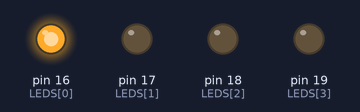
This sketch was run on a simulated Arduino Uno, built with avr-gcc and run on an emulated ATmega328P. Shown: output pins drawn as LEDs (lit = HIGH).

Above: at 0.15 s.
At 0.75 s:
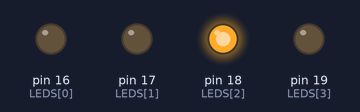
At 1.65 s:
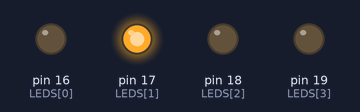
At 2.25 s:
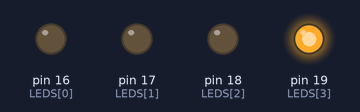
Timing chart, 0 to 3.0 s (numbered marks = the images above):
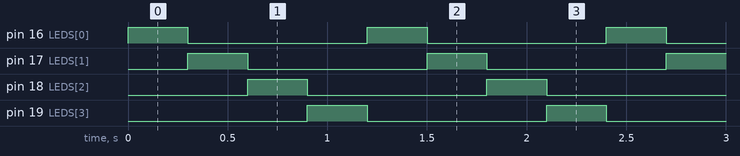

The sketch:

AP2_Codigo1.ino
```cpp
// AP2 - Codigo 1: secuencia de 4 LEDs sin delay()
// Placa: ESP32 Dev Module | core Espressif 3.x | sin librerias
// Pines: LEDs en GPIO16, 17, 18 y 19 (cada uno con 330 ohm)
constexpr uint8_t LEDS[] = {16, 17, 18, 19};
constexpr uint8_t N_LEDS = sizeof(LEDS) / sizeof(LEDS[0]);
constexpr uint32_t PERIODO = 300; // ms entre un paso y el siguiente
uint8_t posicion = 0; // LED encendido (0 a 3)
uint32_t tPaso = 0; // instante del ultimo paso
void setup() {
 for (uint8_t i = 0; i < N_LEDS; i++) {
 pinMode(LEDS[i], OUTPUT);
 }
}
void loop() {
 uint32_t ahora = millis();
 if (ahora - tPaso >= PERIODO) { // ya pasaron PERIODO ms?
 tPaso = ahora; // anotar la hora
 posicion = (posicion + 1) % N_LEDS; // avanzar al siguiente LED
 }
 for (uint8_t i = 0; i < N_LEDS; i++) {
 digitalWrite(LEDS[i], i == posicion); // solo el LED "posicion" encendido
 }
}
```

Measured:
- by itself, pin 16 (LEDS[0]), pin 17 (LEDS[1]), pin 18 (LEDS[2]), pin 19 (LEDS[3]): alternates HIGH for 0.30 s and LOW for 0.90 s
- by itself, everything shown: repeats every 1.2 s, in 4 steps
